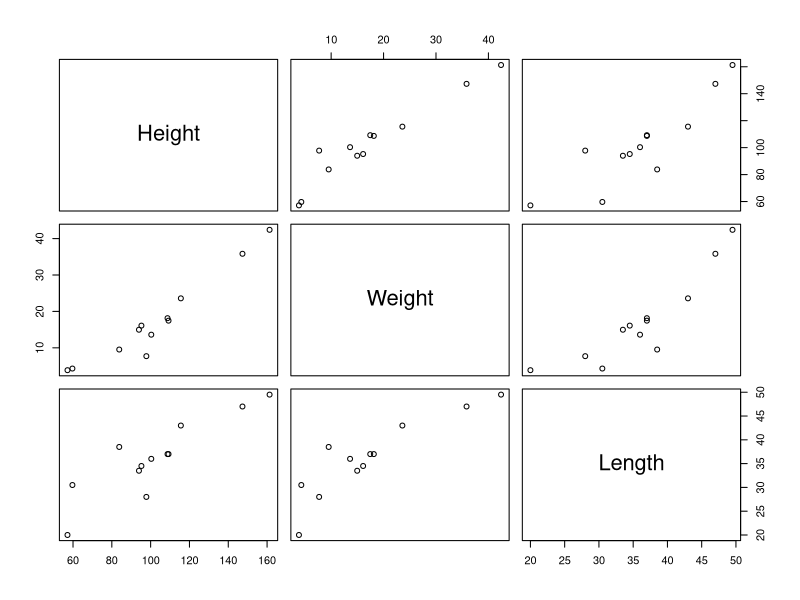
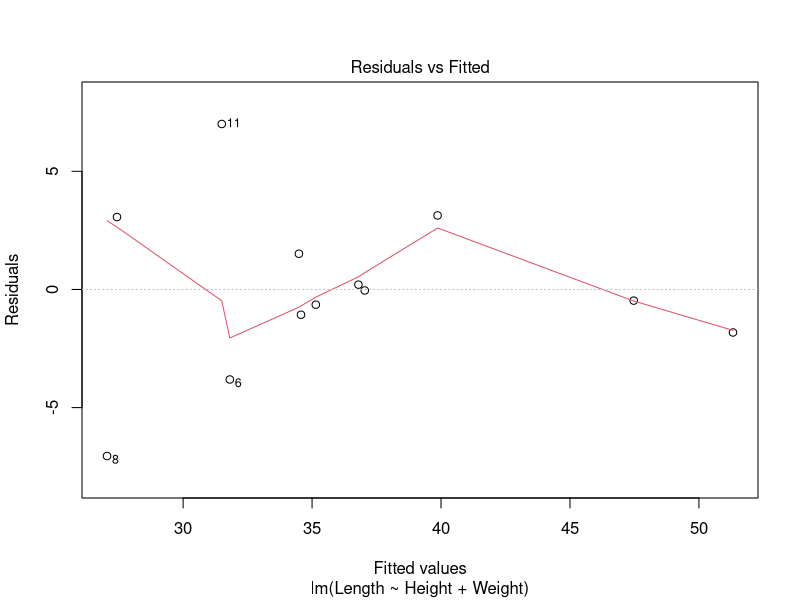
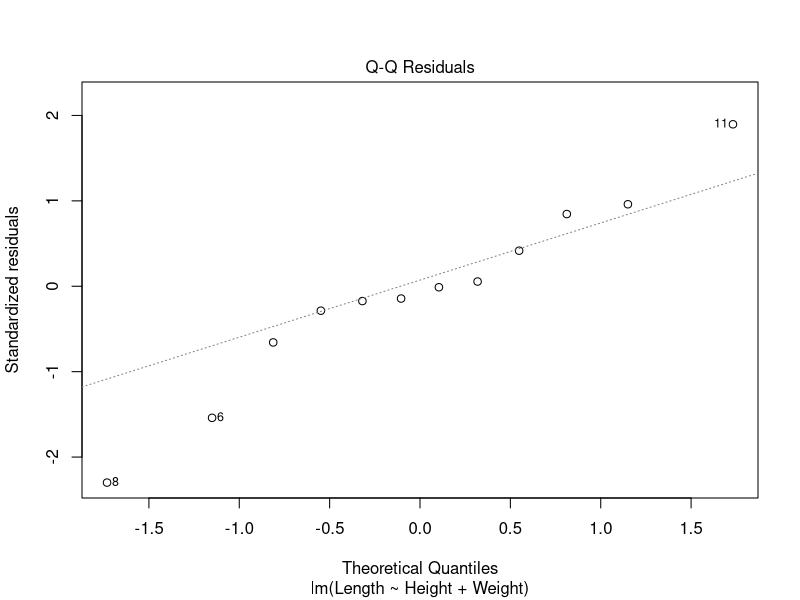
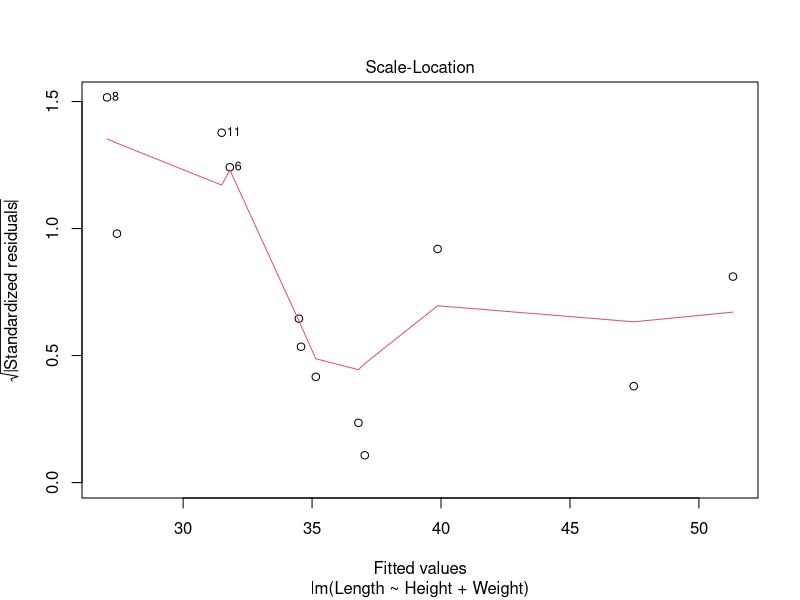
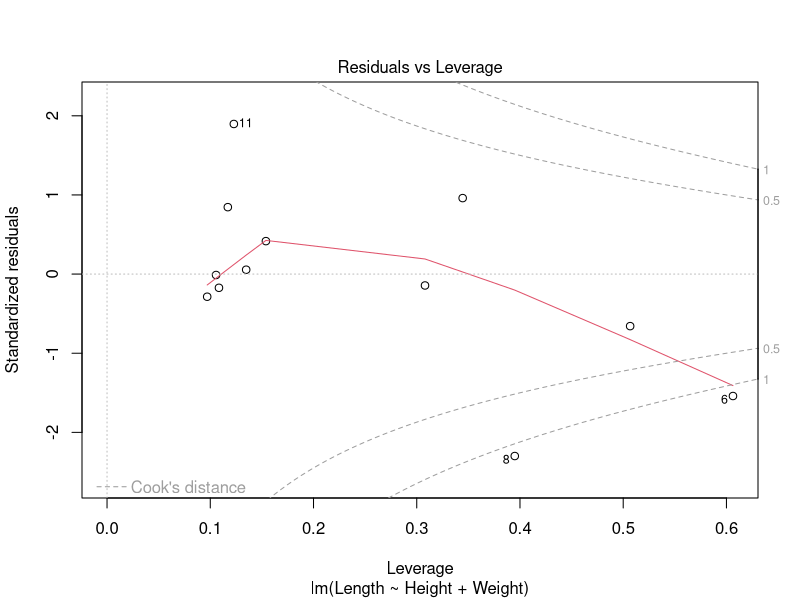
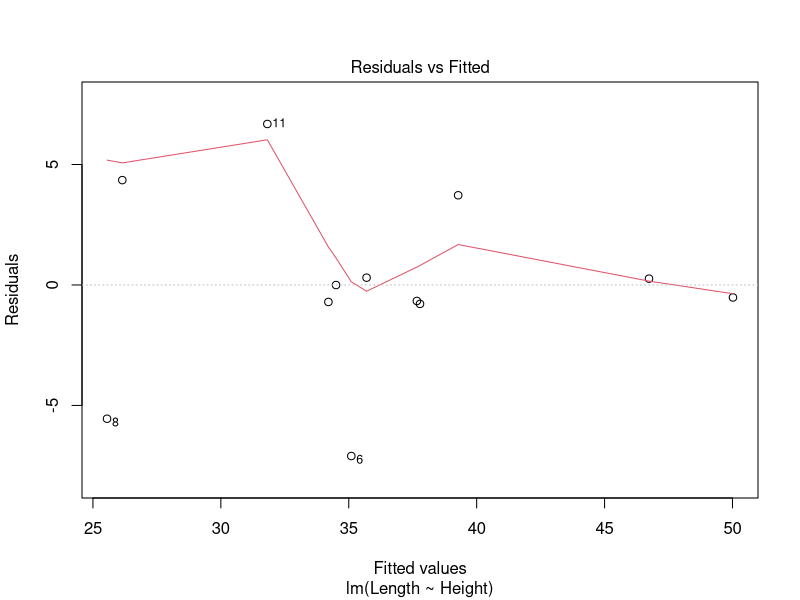
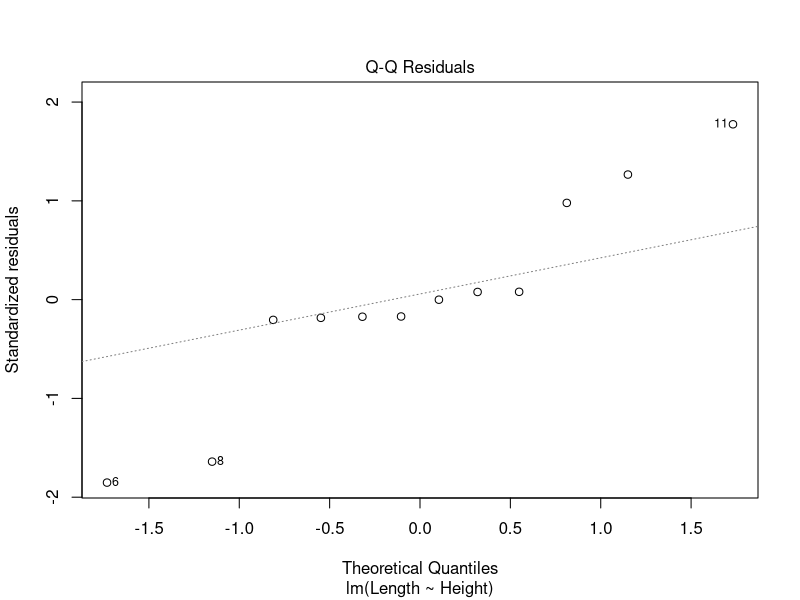
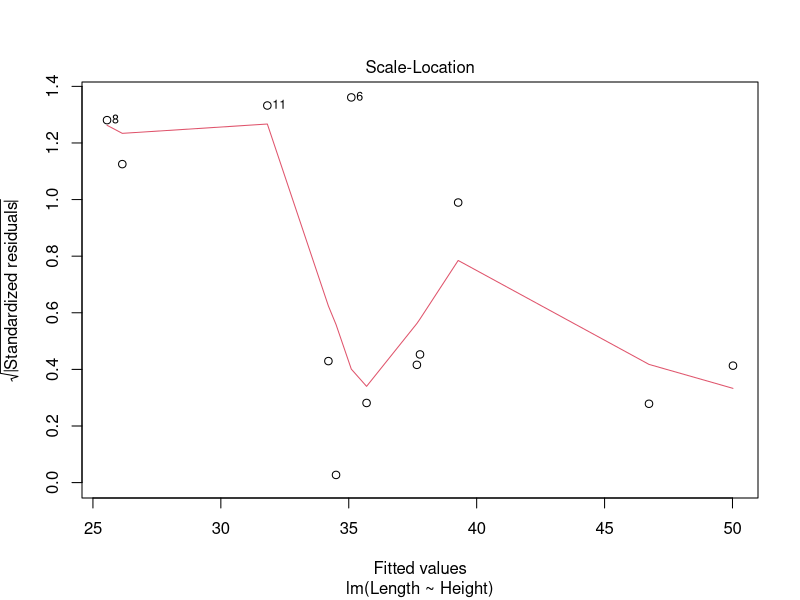

Write R code to recreate these figures, in order.
#Entering data
Child<- c(1:12) #🤱
Height<-c(108.7,161.29,95.25,100.33,115.57,97.79,109.22,57.15,93.98,59.69,83.82,147.32) #📏
Weight<-c(18.14,42.41,16.10,13.61,23.59,7.71,17.46,3.86,14.97,4.31,9.53,35.83) #🍔
Length<-c(37,49.5,34.5,36,43,28,37,20,33.5,30.5,38.5,47.0)
catheter <-data.frame(Child, Height, Weight, Length)
head(catheter)

#Comparing Variables with Pair-Wise Scatter plots
pairs(subset(catheter, select=c(2:4)))
#lots of strong positive linear fun

#Fitting models
lm1<-lm(Length~Height+Weight, data=catheter)
lm2<-lm(Length~Height, data=catheter)
lm3<-lm(Length~Weight, data=catheter)


#Model assumptions: linearity, homoscedasticity, normality, independence
#for whole thing and each predictor. Please don't forget

#Diagnostic plot
plot(lm1)
plot(lm2)
plot(lm3)
res1<-residuals(lm1)
plot(catheter$Height, res1)
plot(catheter$Weight, res1)


summary(lm1)
summary(lm2)
summary(lm3)
